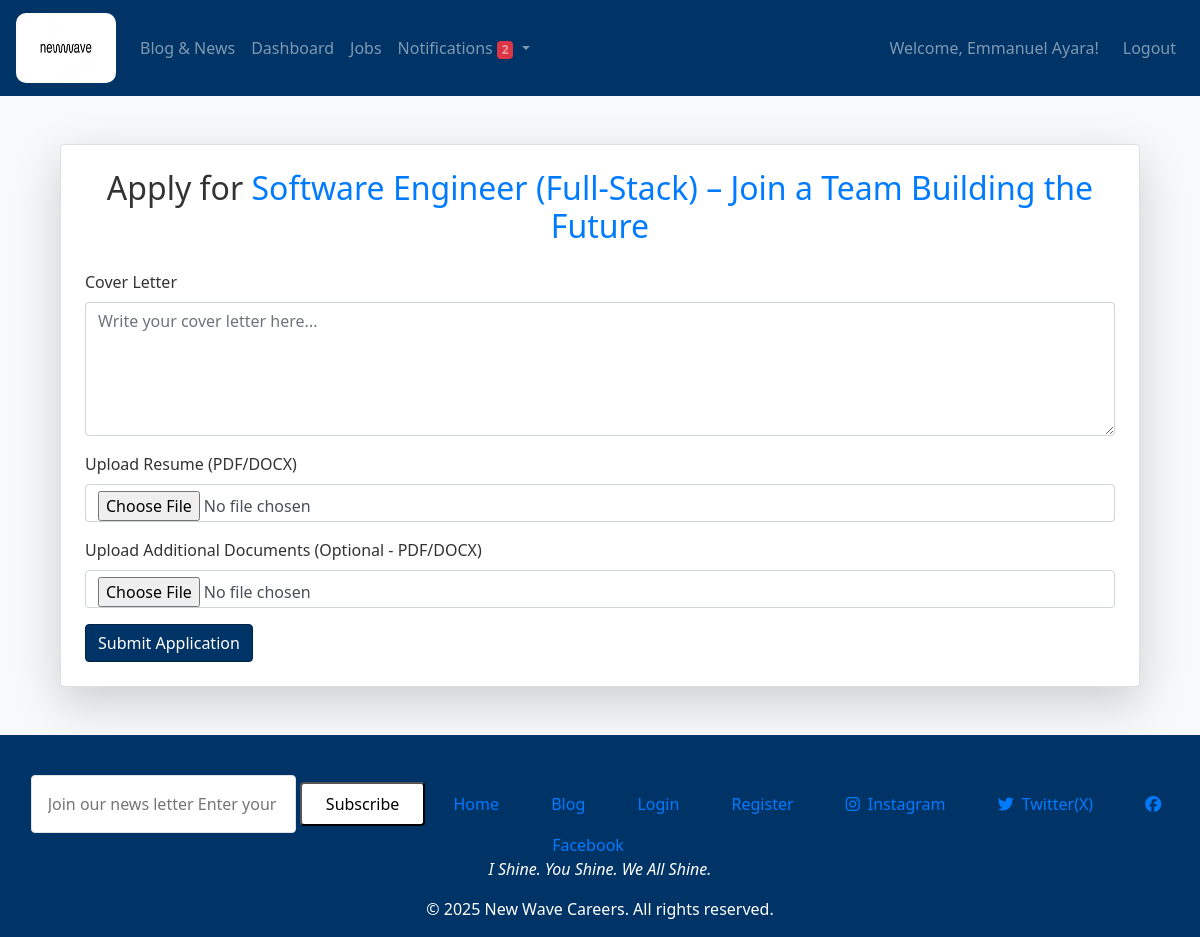
The app's page /apply/1 (signed in) with its own data.
### models.py (models this page shows, shortened)
class User(db.Model, UserMixin):
    id = db.Column(db.Integer, primary_key=True)
    username = db.Column(db.String(100), unique=True, nullable=False)
    email = db.Column(db.String(150), unique=True, nullable=False, index=True)
    password = db.Column(db.String(200), nullable=False)
    is_admin = db.Column(db.Boolean, default=False)
    bio = db.Column(db.Text, nullable=True)
    location = db.Column(db.String(100), nullable=True)
    applications = db.relationship('Application', backref='user_applications', lazy=True)  # Link Applications
    role = db.Column(db.Enum(UserRole), nullable=False, default=UserRole.JOB_SEEKER)
    profile_image = db.Column(db.String(200), nullable=True, default='default.jpg')
    notifications = db.relationship('Notification', backref='receiver', lazy='dynamic')
    applications = db.relationship('Application', backref='applicant', lazy=True)
    saved_jobs = db.relationship('Job', secondary='saved_jobs', backref='saved_by', lazy='dynamic')

class Job(db.Model):
    id = db.Column(db.Integer, primary_key=True)
    title = db.Column(db.String(100), nullable=False)
    description = db.Column(db.Text, nullable=False)
    company = db.Column(db.String(100), nullable=False)
    location = db.Column(db.String(100), nullable=False)
    views = db.Column(db.Integer, default=0)
    date_posted = db.Column(db.DateTime, default=datetime.utcnow)
    applications = db.relationship('Application', backref='job_applications', lazy=True)
    user_id = db.Column(db.Integer, db.ForeignKey('user.id'), nullable=False)
    employer_id = db.Column(db.Integer, db.ForeignKey('user.id', name='fk_job_employer_id'), nullable=False)
    employer = db.relationship('User', foreign_keys=[employer_id], backref=db.backref('jobs', lazy=True))

### routes.py (the view, shortened to what this page needs)
@app.route("/apply/<int:job_id>", methods=['GET', 'POST'])
@login_required
def apply(job_id):
    job = Job.query.get_or_404(job_id)
    form = ApplicationForm()
    return render_template('apply.html', job=job, form=form, UserRole=UserRole)

### forms.py
class ApplicationForm(FlaskForm):
    cover_letter = TextAreaField("Cover Letter", validators=[DataRequired()])
    upload_resume = FileField("Upload Resume (PDF/DOCX)",
                       validators=[FileRequired(), FileAllowed(['pdf', 'docx'], 'PDF and DOCX only!')])
    other_documents = FileField("Upload Additional Documents (Optional - PDF/DOCX)",
                                validators=[FileAllowed(['pdf', 'docx'], 'PDF and DOCX only!')])
    submit = SubmitField("Submit Application")

### app.py (called while the page is built)
@app.after_request
def add_header(response):
    response.headers["Cache-Control"] = "no-store, no-cache, must-revalidate, max-age=0"
    return response

### models.py (called while the page is built)
@login_manager.user_loader
def load_user(user_id):
    return User.query.get(int(user_id))

### templates/apply.html (shortened to what this page needs)
{% extends "layout.html" %}
{% block content %}
<div class="container mt-5">
    <div class="card shadow-lg p-4">
        <h2 class="text-center mb-4">Apply for <span class="text-primary">{{ job.title }}</span></h2>
        <form method="POST" enctype="multipart/form-data">
            <div class="mb-3">
                {{ form.cover_letter.label(class="form-label") }}
                {{ form.cover_letter(class="form-control", rows=5, placeholder="Write your cover letter here...") }}
            </div>
            <div class="mb-3">
                {{ form.upload_resume.label(class="form-label") }}
                {{ form.upload_resume(class="form-control") }}
            </div>
            <div class="mb-3">
                {{ form.other_documents.label(class="form-label") }}
                {{ form.other_documents(class="form-control") }}
            </div>
            <div class="d-grid">
                {{ form.submit(class="btn btn-primary") }}
            </div>
        </form>
    </div>
</div>
{% endblock %}

### templates/layout.html (shortened to what this page needs)
<!DOCTYPE html>
<html lang="en">
<head>
  <link rel="stylesheet" href="https://cdnjs.cloudflare.com/ajax/libs/font-awesome/6.5.0/css/all.min.css" />
  <link rel="stylesheet" href="https://stackpath.bootstrapcdn.com/bootstrap/4.5.2/css/bootstrap.min.css">
  <link rel="stylesheet" href="static/style.css">
</head>
<body>
  <nav class="navbar navbar-expand-lg navbar-dark bg-primary">
    <a class="navbar-brand" href="{{ url_for('home') }}">
      <img src="/static/logo.jpg" alt="Logo" style="height: 70px; width: 100px; border-radius: 10px;">
    </a>
    <div class="collapse navbar-collapse" id="navbarContent">
      <ul class="navbar-nav mr-auto">
        {% if current_user.is_authenticated %}
          {% if current_user.role == UserRole.JOB_SEEKER %}
            <li class="nav-item"><a class="nav-link" href="{{ url_for('blog') }}">Blog & News</a></li>
            <li class="nav-item"><a class="nav-link" href="{{ url_for('dashboard') }}">Dashboard</a></li>
            <li class="nav-item"><a class="nav-link" href="{{ url_for('jobs') }}">Jobs</a></li>
            <li class="nav-item dropdown">
              <a class="nav-link dropdown-toggle" href="{{ url_for('notifications') }}" id="notificationDropdown" role="button" data-bs-toggle="dropdown" aria-expanded="false">
                  Notifications
                  {% set unread = current_user.notifications|selectattr("is_read", "equalto", False)|list %}
                  {% if unread|length > 0 %}
                      <span class="badge bg-danger">{{ unread|length }}</span>
                  {% endif %}
              </a>
                {% set sorted_notifications = current_user.notifications | sort(attribute="timestamp", reverse=True) %}
          </li>
          {% endif %}
        {% else %}
          <li class="nav-item"><a class="nav-link" href="{{ url_for('blog') }}">Blog & News</a></li>
          <li class="nav-item"><a class="nav-link" href="{{ url_for('login') }}">Login</a></li>
          <li class="nav-item"><a class="nav-link" href="{{ url_for('register') }}">Register</a></li>
        {% endif %}
      </ul>
      {% if current_user.is_authenticated %}
        <span class="navbar-text">Welcome, {{ current_user.username }}!</span>
        <ul class="navbar-nav ml-3">
          <li class="nav-item"><a class="nav-link" href="{{ url_for('logout') }}">Logout</a></li>
        </ul>
      {% endif %}
    </div>
  </nav>
  <div class="container mt-4">
    {% block content %}{% endblock %}
  </div>
  <footer class="footer bg-primary text-white mt-5 py-3">
    <div class="max-w-7xl mx-auto px-6 grid grid-cols-1 md:grid-cols-4 gap-10">
      <div>
        <div class="flex flex-col text-right text-center space-y-3">
          <form action="#" method="POST" class="flex flex-col space-y-3">
            <input type="email" placeholder="Join our news letter Enter your email"
                   class="p-3 rounded bg-blue-800 border border-blue-700 text-blue-900 placeholder-gray-300 focus:outline-none focus:ring-2 focus:ring-blue-400">
            <button type="submit"
                    class="bg-white text-blue-900 font-semibold py-2 px-4 rounded hover:bg-gray-200 transition duration-300">
              Subscribe
            </button>
          <a href="{{ url_for('home') }}" class="bg-blue-700 hover:bg-blue-800 text-blue-900 px-4 py-2 rounded text-sm transition duration-300">Home</a>
          <a href="{{ url_for('blog') }}" class="bg-blue-700 hover:bg-blue-800 text-blue-900 px-4 py-2 rounded text-sm transition duration-300">Blog</a>
          <a href="{{ url_for('login') }}" class="bg-blue-700 hover:bg-blue-800 text-blue-900 px-4 py-2 rounded text-sm transition duration-300">Login</a>
          <a href="{{ url_for('register') }}" class="bg-blue-700 hover:bg-blue-800 text-blue-900 px-4 py-2 rounded text-sm transition duration-300">Register</a>
          <a href="https://instagram.com/newwavecareers" target="_blank" class="bg-blue-700 hover:bg-blue-800 flex items-center px-4 py-2 rounded transition duration-300">
            <i class="fab fa-instagram mr-2"></i>Instagram
          </a>
          <a href="https://twitter.com/newwavecareers" target="_blank" class="bg-blue-700 hover:bg-blue-800 flex items-center px-4 py-2 rounded transition duration-300">
            <i class="fab fa-twitter mr-2"></i>Twitter(X)
          </a>
          <a href="https://facebook.com/newwavecareers" target="_blank" class="bg-blue-700 hover:bg-blue-800 flex items-center px-4 py-2 rounded transition duration-300">
            <i class="fab fa-facebook mr-2"></i>Facebook
          </a>
        </div>
      </div>
    </div>
    <div class="mt-12 border-t border-blue-800 pt-6 text-center text-blue-900 text-sm text-gray-300">
      <p><em>I Shine. You Shine. We All Shine.</em></p>
      &copy; 2025 New Wave Careers. All rights reserved.
    </div>
  </footer>
</body>
</html>

### static/style.css (style rules this page uses)
:root { --main-blue: #003366; --dark-blue: #002244; }
.navbar.bg-primary, .footer.bg-primary { background-color: var(--main-blue) !important; }
.btn-primary { background-color: var(--main-blue); border-color: var(--dark-blue); }
body { background-color: #f8f9fa; color: #333; }
.container { margin-top: 20px; }
.footer { position: relative; bottom: 0; width: 100%; }
body { font-family: 'Segoe UI', sans-serif; }

### records on screen
User: username "Emmanuel Ayara"
Job: title "Software Engineer (Full-Stack) – Join a Team Building the Future"

### other values on screen
{{ unread|length }} "2"
